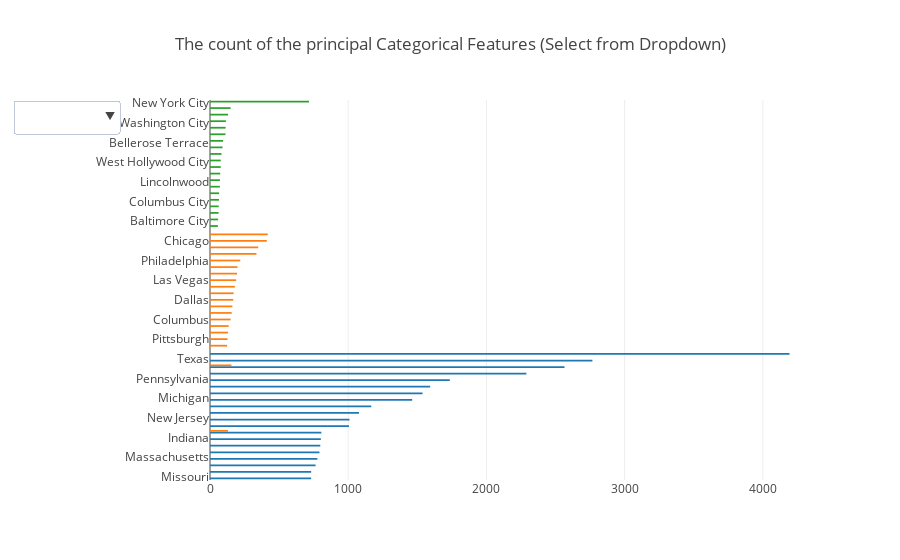

Here is the notebook cell this chart was saved with:
### Markdown cell above
### Dropdown

### Code cell
trace1 = go.Bar(x=state_count[:20].values[::-1],
                y=state_count[:20].index[::-1],
                orientation='h',
                name='Top 20 States')

trace2 = go.Bar(x=city_count[:20].values[::-1],
                y=city_count[:20].index[::-1],
                orientation = 'h', 
                name='TOP 20 Citys')

trace3 = go.Bar(x=place_count[:20].values[::-1],
                y=place_count[:20].index[::-1],
                orientation='h',
                name='Top 20 Place')

data = [trace1, trace2, trace3]

updatemenus = list([
    dict(active=-1,
         x=-0.15,
         buttons=list([
             dict(
                 label = 'State Count',
                 method = 'update',
                 args = [{'visible': [True, False, False]}, 
                         {'title': 'TOP 20 State Count'}]),
             dict(
                 label = 'City Count',
                 method = 'update',
                 args = [{'visible': [False, True, False]}, 
                         {'title': 'TOP 20 City Count'}]),
             dict(
                 label = 'Place Count',
                 method = 'update',
                 args = [{'visible': [False, False, True]},
                         {'title': ' Top 20 Place Count'}
                        ])
         ])
        )
])


layout = dict(title='The count of the principal Categorical Features (Select from Dropdown)', 
              showlegend=False,
              updatemenus = updatemenus)

fig = dict(data = data, layout = layout)

iplot(fig)

### Figure 1 — Plotly figure (JSON) as saved in the notebook; plotly's stock layout.template omitted (floating-point values rounded to 4 significant figures)
{"data": [{"name": "Top 20 States", "orientation": "h", "type": "bar", "uid": "fa0feb1e-a58e-11e8-ad81-0a580a0c0264", "x": [732, 732, 764, 777, 792, 798, 802, 806, 1006, 1009, 1078, 1167, 1463, 1538, 1593, 1735, 2289, 2565, 2767, 4193], "y": ["Missouri", "Wisconsin", "Maryland", "Massachusetts", "Tennessee", "Arizona", "Indiana", "Washington", "Virginia", "New Jersey", "Georgia", "North Carolina", "Michigan", "Ohio", "Illinois", "Pennsylvania", "Florida", "New York", "Texas", "California"]}, {"name": "TOP 20 Citys", "orientation": "h", "type": "bar", "uid": "fa0ff1ae-a58e-11e8-ad81-0a580a0c0264", "x": [124, 127, 130, 130, 135, 149, 155, 157, 162, 168, 171, 180, 189, 196, 199, 219, 336, 349, 411, 418], "y": ["Milwaukee", "Pittsburgh", "Washington", "Springfield", "San Diego", "Columbus", "New York", "Detroit", "Phoenix", "Dallas", "Miami", "Bronx", "Las Vegas", "Baltimore", "San Antonio", "Philadelphia", "Houston", "Los Angeles", "Chicago", "Brooklyn"]}, {"name": "Top 20 Place", "orientation": "h", "type": "bar", "uid": "fa0ff3ac-a58e-11e8-ad81-0a580a0c0264", "x": [57, 59, 62, 63, 65, 66, 71, 72, 74, 78, 78, 83, 91, 95, 112, 113, 115, 130, 149, 716], "y": ["Phoenix City", "Baltimore City", "Rochester City", "Harbor Hills", "Columbus City", "Memphis City", "San Fernando City", "Lincolnwood", "Jacksonville City", "Springfield City", "West Hollywood City", "Daly City City", "Philadelphia City", "Bellerose Terrace", "Pelham Manor", "Glendale City", "Washington City", "Mount Vernon City", "Chicago City", "New York City"]}], "layout": {"showlegend": false, "title": "The count of the principal Categorical Features (Select from Dropdown)", "updatemenus": [{"active": -1, "buttons": [{"args": [{"visible": [true, false, false]}, {"title": "TOP 20 State Count"}], "label": "State Count", "method": "update"}, {"args": [{"visible": [false, true, false]}, {"title": "TOP 20 City Count"}], "label": "City Count", "method": "update"}, {"args": [{"visible": [false, false, true]}, {"title": " Top 20 Place Count"}], "label": "Place Count", "method": "update"}], "x": -0.15}]}}
